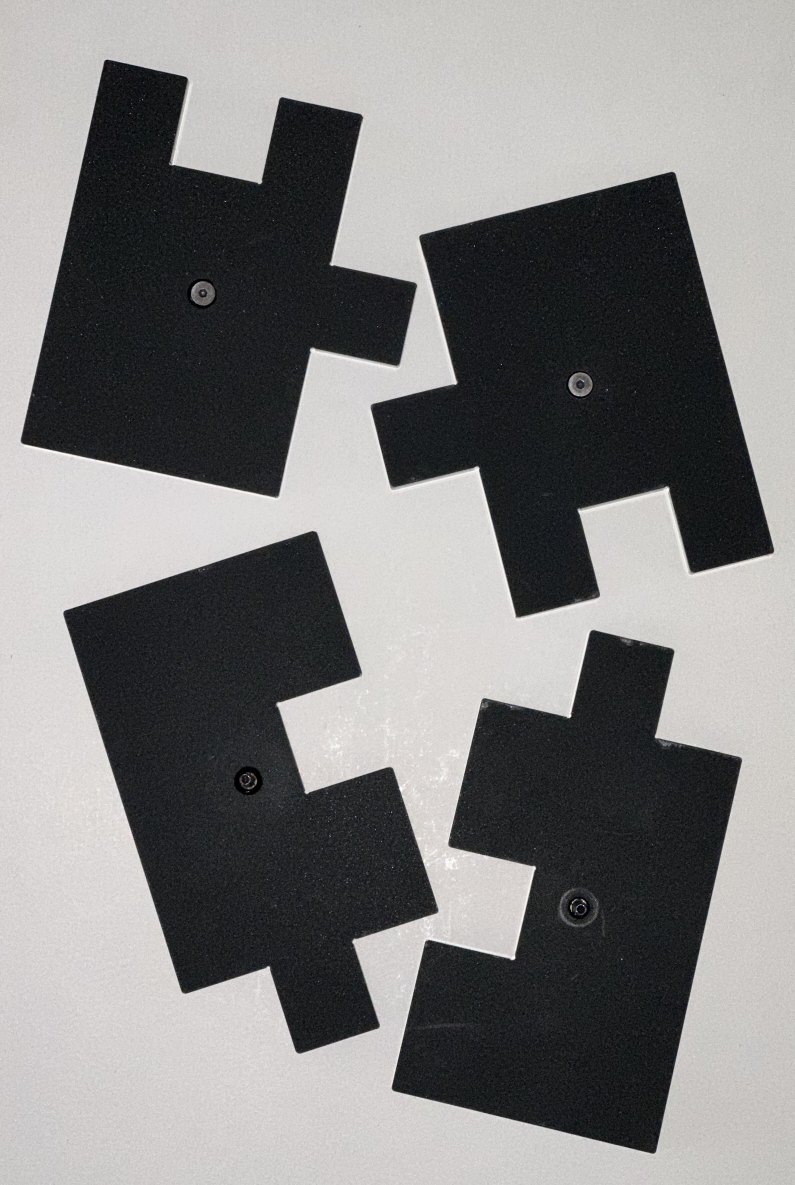
#> input picture solver-v2/images/puzzle.jpeg, 2384 x 3555 px (shown at 1/3 size)
$ python -i core.py   (imports and definitions only)
#> lines starting #> are read from the running program, lines starting #| are printed output that depends on the picture; after the words box and inside, x2 and y2 are one past the last pixel; in counts of white or black regions, pixels touching at a corner belong together
"""Core puzzle piece detection and analysis."""

import cv2
import numpy as np
import json
import os
from pathlib import Path
from datetime import datetime
from puzzle_analyzer.svg_visualizer import SVGVisualizer
from puzzle_analyzer.svg_smoother import SVGSmoother
from puzzle_analyzer.svg_corner_drawer import SVGCornerDrawer


class PuzzleAnalyzer:
    """Detects and analyzes puzzle pieces in an image."""

    def __init__(self, image_path: str, temp_dir: str = None, strictness: str = 'ultra_strict_minus', debug: bool = False):
        """
        Initialize analyzer with image path.

        Args:
            image_path: Path to puzzle image
            temp_dir: Temporary directory for results (auto-generated if None)
            strictness: Strictness level for straight edge detection
            debug: Enable debug logging for corner detection
        """
#> called with image_path = '../images/puzzle.jpeg', strictness = 'ultra_strict_minus', debug = False
        self.image_path = image_path
        self.image = cv2.imread(image_path)
#> self.image is the input picture: shape (3555, 2384, 3); mean B, G, R 128.2, 128.4, 129.1
        if self.image is None:
            raise ValueError(f"Could not load image at {image_path}")

        self.height, self.width = self.image.shape[:2]
#> self.height = 3555; self.width = 2384
        self.output_image = self.image.copy()
        self.contours = []
        self.pieces = []
        self.smoothed_svg_path = None  # Path to smoothed SVG
        self.corners_list = []  # Store corner detection results from smoothed SVG
        self.strictness = strictness  # Store strictness level
        self.debug = debug  # Store debug flag
        self.threshold_image = None  # Store threshold image for visualization

        # Setup temp directory
        if temp_dir is None:
            temp_dir = self._create_temp_directory()
        self.temp_dir = temp_dir
        os.makedirs(temp_dir, exist_ok=True)

    def _create_temp_directory(self) -> str:
        """
        Create a timestamped temporary directory for results.

        Returns:
            Path to created temp directory
        """
        temp_base = Path("temp")
        temp_base.mkdir(exist_ok=True)

        timestamp = datetime.now().strftime("%Y%m%d_%H%M%S")
        temp_dir = str(temp_base / f"analysis_{timestamp}")

        os.makedirs(temp_dir, exist_ok=True)
        return temp_dir

    def detect_pieces(self, min_area: int = 500) -> list:
        """
        Detect puzzle pieces in the image.

        Args:
            min_area: Minimum contour area to consider as valid piece

        Returns:
            List of detected contours
        """
#> called with min_area = 500
        # Preprocessing
        gray = cv2.cvtColor(self.image, cv2.COLOR_BGR2GRAY)
        blur = cv2.GaussianBlur(gray, (5, 5), 0)

        # Automatic background detection
        border_brightness = self._detect_background_brightness(gray)
#> border_brightness = 202

        # Apply thresholding based on background
        if border_brightness > 127:
            _, thresh = cv2.threshold(blur, 0, 255,
                                      cv2.THRESH_BINARY_INV + cv2.THRESH_OTSU)
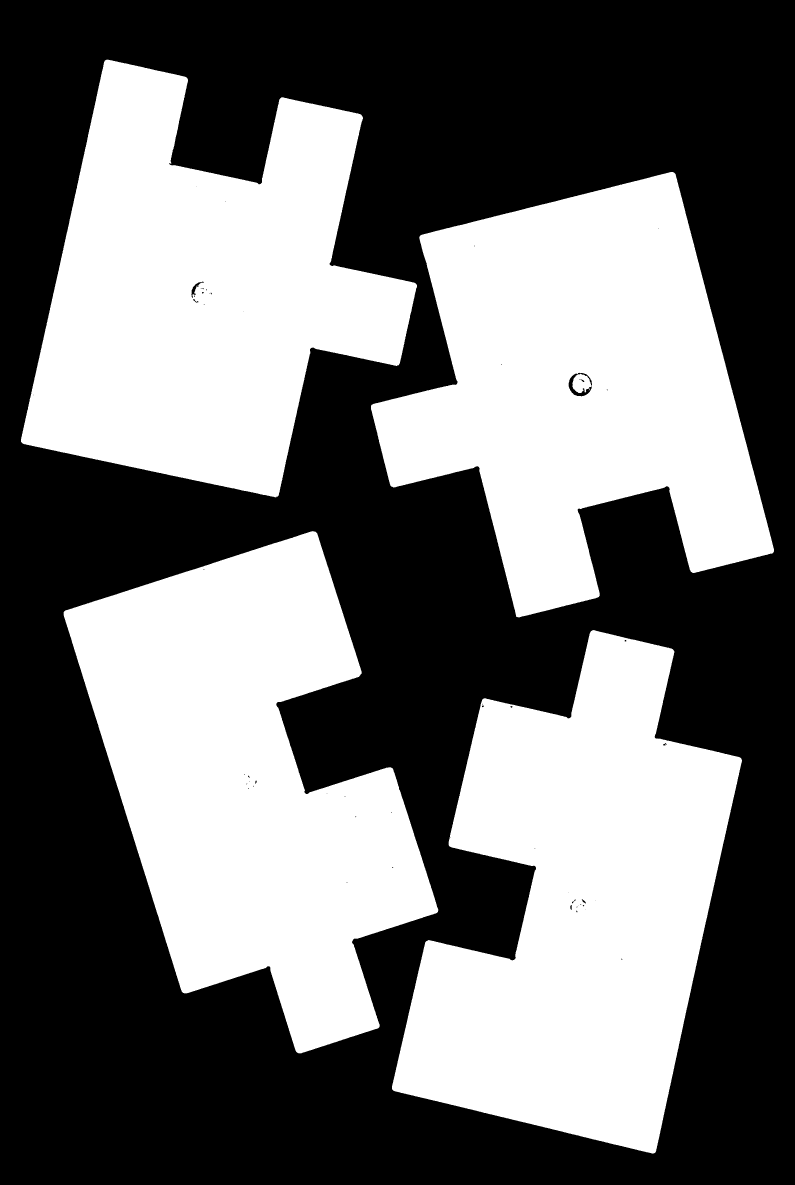
#> thresh: shape (3555, 2384) (shown at 1/3 size); 44.8% white; 6 white regions (2 under 20 px), largest, box (x1, y1, x2, y2) and area: (1176, 1890, 2226, 3461) 972674, (191, 1593, 1315, 3160) 962994, (1113, 516, 2322, 1852) 932394, (63, 179, 1251, 1492) 926405
            print(f"Light background detected (brightness: {border_brightness:.1f})")
#| Light background detected (brightness: 202.0)
        else:
            _, thresh = cv2.threshold(blur, 0, 255,
                                      cv2.THRESH_BINARY + cv2.THRESH_OTSU)
            print(f"Dark background detected (brightness: {border_brightness:.1f})")

        # Morphological operations to clean up noise
        kernel = np.ones((3, 3), np.uint8)
        thresh = cv2.morphologyEx(thresh, cv2.MORPH_CLOSE, kernel, iterations=2)
#> thresh: shape (3555, 2384); 44.8% white; 4 white regions, box (x1, y1, x2, y2) and area: (1176, 1890, 2226, 3461) 972992, (191, 1593, 1315, 3160) 963098, (1113, 516, 2322, 1852) 932829, (63, 179, 1251, 1492) 926694
        thresh = cv2.morphologyEx(thresh, cv2.MORPH_OPEN, kernel)
#> thresh: shape (3555, 2384); 44.8% white; 4 white regions

        # Store threshold image for visualization
        self.threshold_image = thresh.copy()

        # Find contours
        contours, _ = cv2.findContours(thresh.copy(), cv2.RETR_EXTERNAL,
                                       cv2.CHAIN_APPROX_SIMPLE)
#> contours = 4 contours; box (x1, y1, x2, y2) and area: (1176, 1890, 2226, 3461) 970516, (191, 1594, 1315, 3160) 960682, (1113, 516, 2322, 1852) 931572, (63, 179, 1251, 1492) 924546

        # Filter by area
        self.contours = [c for c in contours if cv2.contourArea(c) >= min_area]
#> self.contours has the same summary as contours

        print(f"Found {len(contours)} total contours, {len(self.contours)} valid pieces")
#| Found 4 total contours, 4 valid pieces

        return self.contours

    # [160 lines left out: functions draw_pieces_with_green_marks, save_output_image, save_threshold_image, generate_smoothed_svg, generate_svg_with_corners, save_analysis_data, not called in this run]

    def _detect_background_brightness(self, gray: np.ndarray) -> float:
        """
        Detect background brightness by sampling border pixels.

        Args:
            gray: Grayscale image

        Returns:
            Median brightness of border pixels
        """
        h, w = gray.shape
        border_width = min(30, min(h, w) // 10)
        border_pixels = np.concatenate([
            gray[0:border_width, :].flatten(),
            gray[-border_width:, :].flatten(),
            gray[:, 0:border_width].flatten(),
            gray[:, -border_width:].flatten()
        ])
        return np.median(border_pixels)

    # [234 lines left out: functions get_piece_info, analyze_puzzle, not called in this run]

>>> result = PuzzleAnalyzer('../images/puzzle.jpeg').detect_pieces()
#> result has the same summary as contours in detect_pieces
